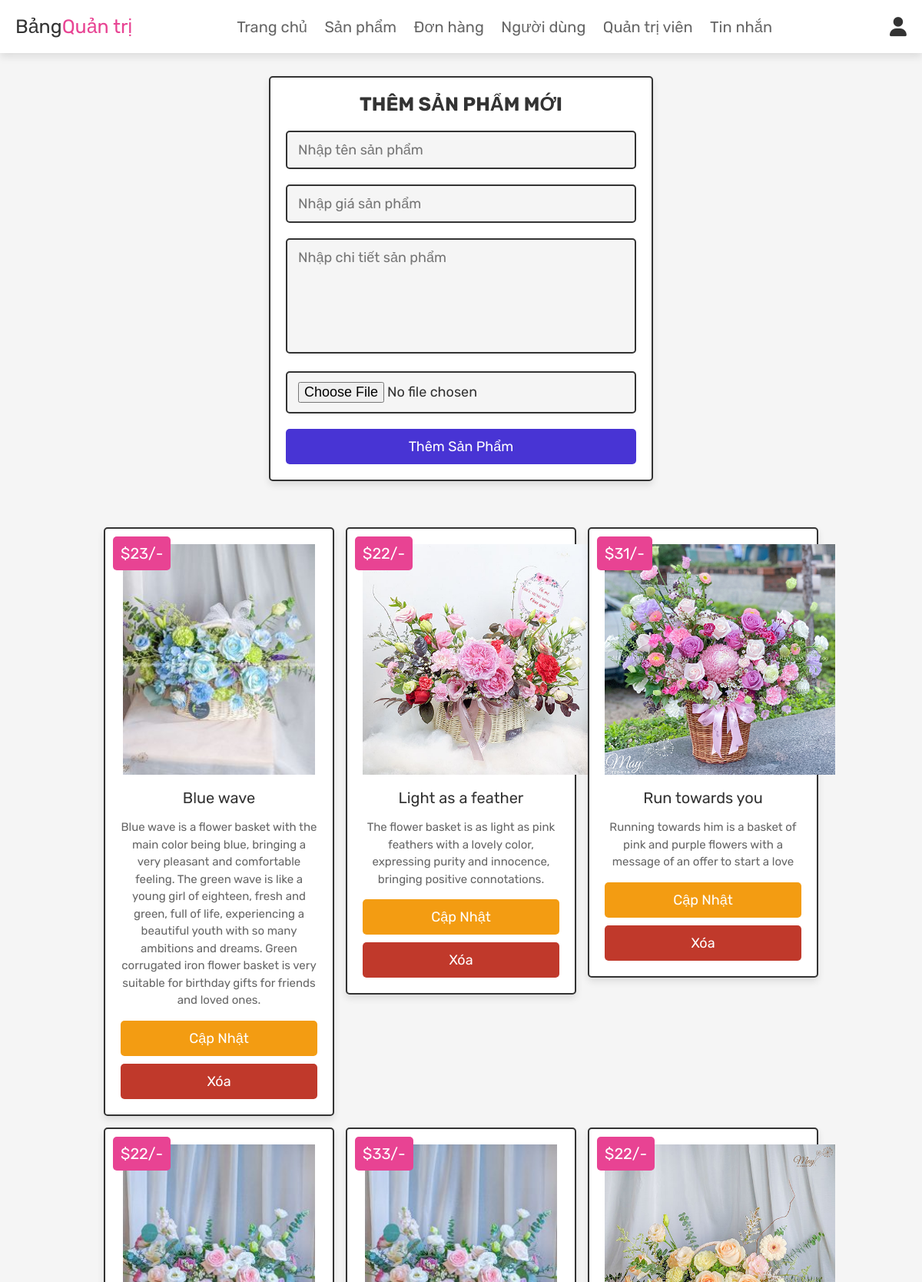
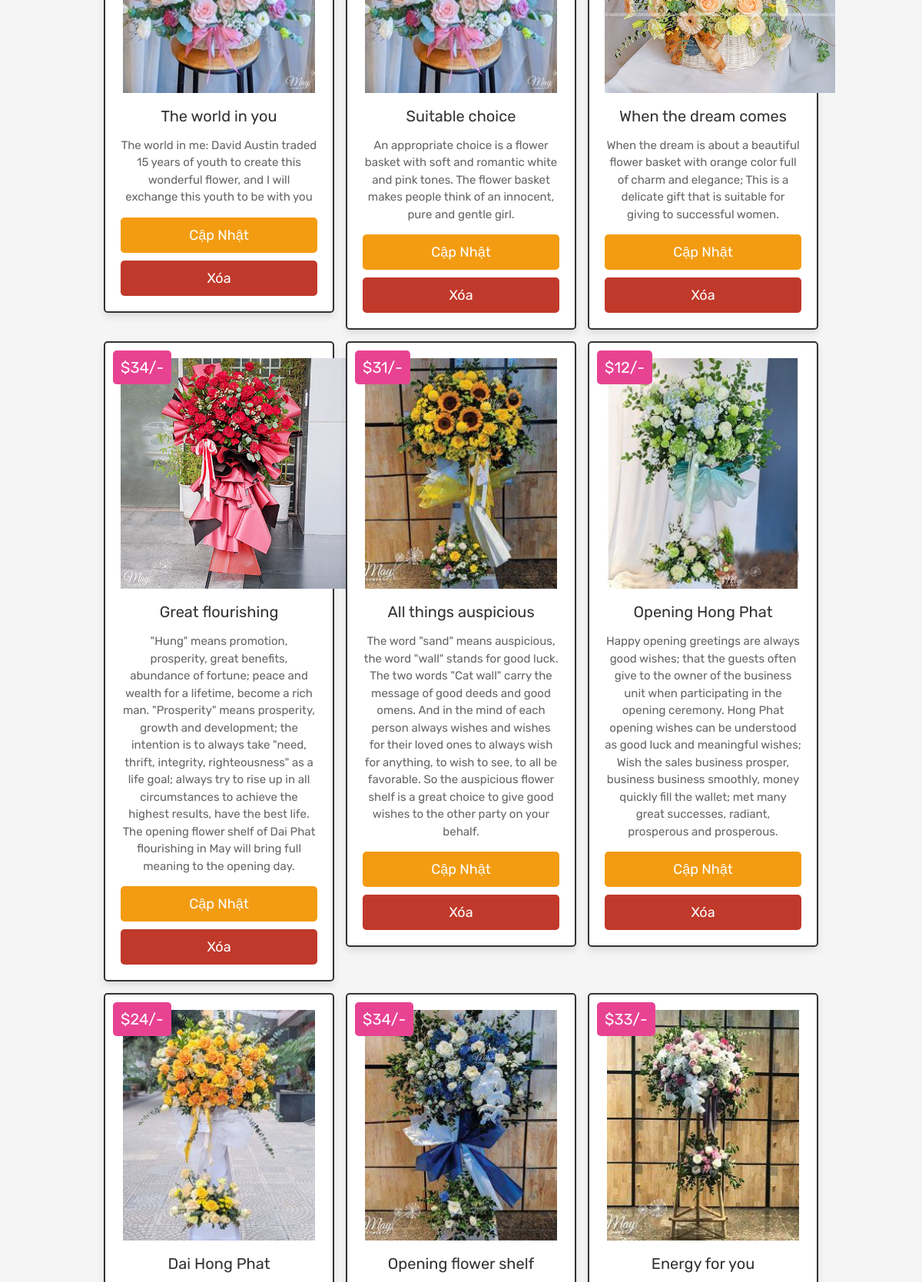
/admin_products.php (signed in, upper part), run on the app's committed database (2 pictures, top to bottom).
### tables this page shows
CREATE TABLE `products` (
  `id` int(100) NOT NULL,
  `name` varchar(100) NOT NULL,
  `details` varchar(500) NOT NULL,
  `price` int(100) NOT NULL,
  `image` varchar(100) NOT NULL
);

### admin_products.php (the view, shortened to what this page needs)
<?php
@include 'config.php';
?>
<!DOCTYPE html>
<html lang="vi">
<head>
   <link rel="stylesheet" href="https://cdnjs.cloudflare.com/ajax/libs/font-awesome/6.0.0/css/all.min.css">
   <link rel="stylesheet" href="css/admin_style.css">
</head>
<body>
<?php @include 'admin_header.php'; ?>
<section class="add-products">
   <form action="" method="POST" enctype="multipart/form-data">
      <h3>Thêm sản phẩm mới</h3>
      <input type="text" class="box" required placeholder="Nhập tên sản phẩm" name="name">
      <input type="number" min="0" class="box" required placeholder="Nhập giá sản phẩm" name="price">
      <textarea name="details" class="box" required placeholder="Nhập chi tiết sản phẩm" cols="30" rows="10"></textarea>
      <input type="file" accept="image/jpg, image/jpeg, image/png" required class="box" name="image">
      <input type="submit" value="Thêm sản phẩm" name="add_product" class="btn">
   </form>
</section>
<section class="show-products">
   <div class="box-container">
      <?php
         $select_products = mysqli_query($conn, "SELECT * FROM `products`") or die('query failed');
         if (mysqli_num_rows($select_products) > 0) {
            while ($fetch_products = mysqli_fetch_assoc($select_products)) {
      ?>
      <div class="box">
         <div class="price">$<?php echo $fetch_products['price']; ?>/-</div>
         <img class="image" src="uploaded_img/<?php echo $fetch_products['image']; ?>" alt="">
         <div class="name"><?php echo $fetch_products['name']; ?></div>
         <div class="details"><?php echo $fetch_products['details']; ?></div>
         <a href="admin_update_product.php?update=<?php echo $fetch_products['id']; ?>" class="option-btn">Cập nhật</a>
         <a href="admin_products.php?delete=<?php echo $fetch_products['id']; ?>" class="delete-btn" onclick="return confirm('Xóa sản phẩm này?');">Xóa</a>
      </div>
      <?php
         }
      } else {
         echo '<p class="empty">Chưa có sản phẩm nào được thêm!</p>';
      }
      ?>
   </div>
</section>
</body>
</html>

### css/admin_style.css (style rules this page uses)
:root { --pink:#e84393; --red:#c0392b; --orange:#f39c12; --black:#333; --white:#fff; --light-color:#666; --light-white:#ccc; --light-bg:#f5f5f5; --border:.2rem solid var(--black); --box-shadow:0 .5rem 1rem rgba(0,0,0,.1); }
* { font-family: 'Rubik', sans-serif; margin:0; padding:0; box-sizing: border-box; outline: none; border:none; text-decoration: none; transition:all .2s linear; }
html { font-size: 62.5%; overflow-x: hidden; scroll-behavior: smooth; scroll-padding-top: 6.5rem; }
body { background: var(--light-bg); }
section { padding:3rem 2rem; }
.btn, .delete-btn, .option-btn { display: inline-block; border-radius: .5rem; margin-top: 1rem; font-size: 1.8rem; color:var(--white); cursor: pointer; padding:1rem 3rem; text-transform: capitalize; }
.btn { background-color: var(--pink); }
.delete-btn { background-color: var(--red); }
.option-btn { background-color: var(--orange); }
.add-products form { max-width: 50rem; border-radius: .5rem; background-color: var(--white); border:var(--border); padding:2rem; text-align: center; margin:0 auto; box-shadow: var(--box-shadow); }
.add-products form h3 { font-size: 2.5rem; text-transform: uppercase; color:var(--black); margin-bottom: 1rem; }
.add-products form .box { width: 100%; margin:1rem 0; font-size: 1.8rem; color:var(--black); border-radius: .5rem; background-color: var(--light-bg); padding:1.2rem 1.4rem; border:var(--border); }
.add-products form textarea { height: 15rem; resize: none; }
.show-products .box-container { display: grid; grid-template-columns: repeat(auto-fit, 30rem); gap:1.5rem; align-items: flex-start; max-width: 1200px; margin: 0 auto; justify-content: center; }
.show-products .box-container .box { text-align: center; padding:2rem; border:var(--border); background-color: var(--white); box-shadow: var(--box-shadow); border-radius: .5rem; position: relative; }
.show-products .box-container .box .image { height: 30rem; margin-bottom: .5rem; object-fit: cover; }
.show-products .box-container .box .price { background-color: var(--pink); position: absolute; top:1rem; left:1rem; border-radius: .5rem; color:var(--white); padding:1rem; font-size: 2rem; }
.show-products .box-container .box .name { margin:1rem 0; font-size: 2rem; color:var(--black); }
.show-products .box-container .box .details { line-height: 1.5; color:var(--light-color); font-size: 1.5rem; padding:.5rem 0; }
.btn, .delete-btn, .option-btn { display: block; margin-top: 1rem; border-radius: .5rem; cursor: pointer; width: 100%; font-size: 1.8rem; color:var(--white); padding:1.2rem 3rem; text-transform: capitalize; text-align: center; }
.btn { background-color: #4834d4; }

### data on the page
products: price "23", image (picture), name "Blue wave", details "Blue wave is a flower basket with the main color being blue, bringing a very pleasant and comfortable feeling. The green wave is like a young girl of eighteen, fresh and green, full of life, experiencing a beautiful youth with so many ambitions and dreams. Green corrugated iron flower basket is very suitable for birthday gifts for friends and loved ones."
products: price "22", image (picture), name "Light as a feather", details "The flower basket is as light as pink feathers with a lovely color, expressing purity and innocence, bringing positive connotations."
products: price "31", image (picture), name "Run towards you", details "Running towards him is a basket of pink and purple flowers with a message of an offer to start a love"
products: price "22", image (picture), name "The world in you", details "The world in me: David Austin traded 15 years of youth to create this wonderful flower, and I will exchange this youth to be with you"
products: price "33", image (picture), name "Suitable choice", details "An appropriate choice is a flower basket with soft and romantic white and pink tones. The flower basket makes people think of an innocent, pure and gentle girl."
products: price "22", image (picture), name "When the dream comes", details "When the dream is about a beautiful flower basket with orange color full of charm and elegance; This is a delicate gift that is suitable for giving to successful women."
products: price "34", image (picture), name "Great flourishing", details "\"Hung\" means promotion, prosperity, great benefits, abundance of fortune; peace and wealth for a lifetime, become a rich man. \"Prosperity\" means prosperity, growth and development; the intention is to always take \"need, thrift, integrity, righteousness\" as a life goal; always try to rise up in all circumstances to achieve the highest results, have the best life. The opening flower shelf of Dai Phat flourishing in May will bring full meaning to the opening day."
products: price "31", image (picture), name "All things auspicious", details "The word \"sand\" means auspicious, the word \"wall\" stands for good luck. The two words \"Cat wall\" carry the message of good deeds and good omens. And in the mind of each person always wishes and wishes for their loved ones to always wish for anything, to wish to see, to all be favorable. So the auspicious flower shelf is a great choice to give good wishes to the other party on your behalf."
products: price "12", image (picture), name "Opening Hong Phat", details "Happy opening greetings are always good wishes; that the guests often give to the owner of the business unit when participating in the opening ceremony. Hong Phat opening wishes can be understood as good luck and meaningful wishes; Wish the sales business prosper, business business smoothly, money quickly fill the wallet; met many great successes, radiant, prosperous and prosperous."
products: price "24", image (picture), name "Dai Hong Phat"
products: price "34", image (picture), name "Opening flower shelf"
products: price "33", image (picture), name "Energy for you"
